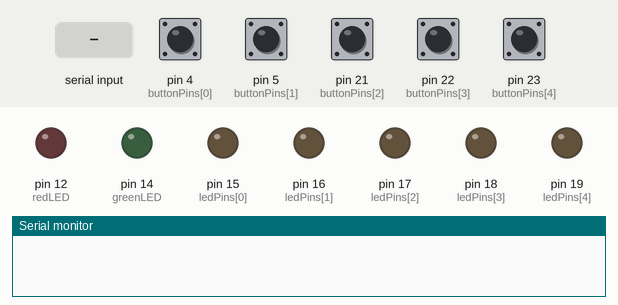
Bench run of a sketch on a simulated Arduino Mega 2560, built with avr-gcc and run on an emulated ATmega2560. Shown: output pins drawn as LEDs (lit = HIGH), the last lines printed to the serial monitor. Dashed ring = blinking. The inputs (shaded band) are chosen by the test bench; at power-on: pin 4 (buttonPins[0]), pin 5 (buttonPins[1]), pin 21 (buttonPins[2]), pin 22 (buttonPins[3]), pin 23 (buttonPins[4]) HIGH.

Above: at 1.2 s.
1.3 s: "M\n" received over Serial
At 3.1 s:
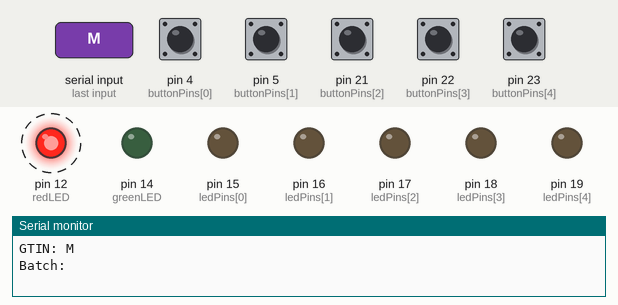
4.3 s: byte 10 ('\n') received over Serial
At 5.3 s:
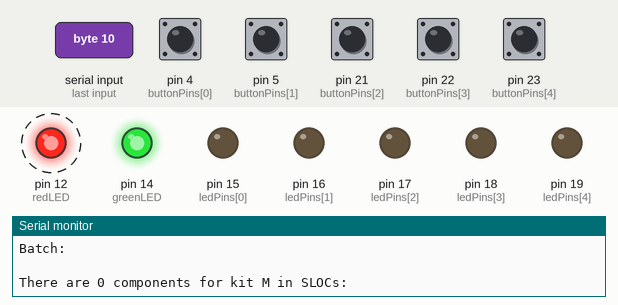
7.3 s: "1\n" received over Serial
At 9.4 s:
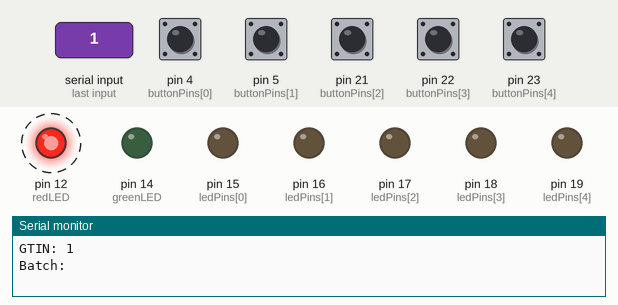
10.3 s: "0\n" received over Serial
At 11.8 s:
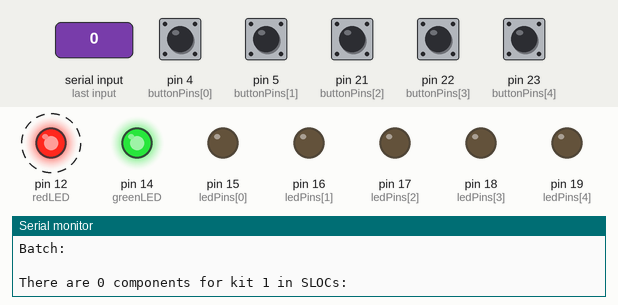
Timing chart, 0 to 14.3 s (numbered marks = the images above; inputs shaded):
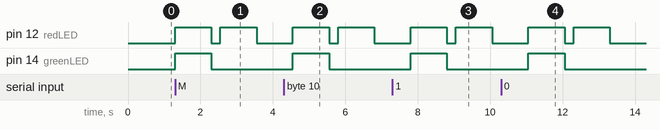

Measured:
- after the input at 1.3 s, pin 12 (redLED): alternates HIGH for 1.0 s and LOW for 0.25 s, starting at once; pin 14 (greenLED): LOW → HIGH at once, → LOW 1.0 s later
- after the input at 4.3 s, pin 12 (redLED): alternates HIGH for 1.0 s and LOW for 0.25 s, starting after 0.25 s; pin 14 (greenLED): LOW → HIGH after 0.25 s, → LOW 1.0 s later
- after the input at 7.3 s, pin 12 (redLED): alternates HIGH for 1.0 s and LOW for 0.25 s, starting after 0.50 s; pin 14 (greenLED): LOW → HIGH after 0.50 s, → LOW 1.0 s later
- after the input at 10.3 s, pin 12 (redLED): alternates HIGH for 1.0 s and LOW for 0.25 s, starting after 0.75 s; pin 14 (greenLED): LOW → HIGH after 0.75 s, → LOW 1.0 s later

The sketch:

__FINAL.ino
```cpp
// Tested with Adesso NuScan 5200TU
// 0076300342210 (Breakout Box) and 00763000533052 (Side ACC kit) Barcode configuration testing
// Jonah Kelley

const int greenLED = 14;
const int redLED = 12;
const int ledPins[] = {15, 16, 17, 18, 19}; // SLOCs, need to make some sort of directory, expand to have multiple LEDs from same pins
int SLOCTest[sizeof(ledPins)];
const int buttonPins[] = {4, 5, 21, 22, 23};
const int numLeds = sizeof(ledPins) / sizeof(ledPins[0]);
int buttonState[numLeds];
int litSLOCs[numLeds];
int pressedLeds = 0;
int litLeds = 0;
int savedLitLeds = 0;
int matchedKitIndex = -1;
int rem = 0;
//int SLOC = 2999; // temporary
//int savedSLOC = 2999;
String barcode = "";
String savedBarcode = "";
String GTIN = "";
String Batch = "";

struct KitConfig {
  String serial;
  bool leds[numLeds];
  String GTINs[numLeds];
  int SLOCs[numLeds];
};

KitConfig kitConfigs[] = {
  { "123456", { 0, 1, 1, 1, 1 }},
  { "55555P", { 1, 1, 0, 0, 0 }},
  { "00763000533052", { 1, 1, 1, 1, 1 }, { "00763000340285", "00763000340292", "00763000342210", "00763000351854", "00763000379094" }, { 3000, 4239, 3024, 3044, 4827}}, // Side ACC kit, random nums for SLOCs to test
  { "00763000342210", { 1, 1, 0, 0, 0 }, { "M014704C001", "M704430B020"}, {3000, 4239}} // Breakout Box
};

const int numKits = sizeof(kitConfigs) / sizeof(kitConfigs[0]);

void setup() {
  pinMode(greenLED, OUTPUT);
  pinMode(redLED, OUTPUT);
  for (int i = 0; i < numLeds; i++){
    pinMode(ledPins[i], OUTPUT);
    pinMode(buttonPins[i], INPUT_PULLUP);
  }
  Serial.begin(115200); // initialize, change to 115200 according to YT video?
}

void loop() {
  if (Serial.available()) { // check if there is serial input
    char num = Serial.read(); // read serial input
    if (isAlphaNumeric(num)) { // if barcode is alphanumeric
      barcode += num;
    }

    if (num == '\n') {
      digitalWrite(greenLED, HIGH); // turn on LED
      digitalWrite(redLED, HIGH);

      delay(1000);

      digitalWrite(greenLED, LOW); // turn off LED
      digitalWrite(redLED, LOW);
      delay(250);

      if (barcode.length() > 14){
        GTIN = barcode.substring(2, 16); // specific to 2210
        Batch = barcode.substring(18); // specific to 2210
      } else { // if they only scan GTIN, I didnt test these
        GTIN = barcode;
      }

      Serial.println(" ");
      Serial.print("Recieved: ");
      Serial.println(barcode);

      Serial.print("GTIN: ");
      Serial.println(GTIN);

      Serial.print("Batch: ");
      Serial.println(Batch);

      Serial.println(" ");

      processBarcode(GTIN);

      Serial.print("There are ");
      Serial.print(litLeds); // CONSTRAINTS: Assigns digital arduino pin to SLOC so amount of SLOCs is limited, this way might need multiple IO panels with different SLOCs coded - same problem as JAX
      Serial.print(" components for kit "); // Also assumes that all GTINs come from separate SLOCs
      Serial.print(GTIN);

      savedBarcode = GTIN;

      barcode = "";
      Serial.println(" in SLOCs: "); // UPDATE: Display quantity of same GTIN in same SLOC for picker to see how many they need to pick, still press button once

      if (matchedKitIndex != -1) {
        for (int i = 0; i < numLeds; i++) {
          if (kitConfigs[matchedKitIndex].leds[i]) {
            Serial.print(kitConfigs[matchedKitIndex].SLOCs[i]); // placeholder SLOCs to be replaced
            String M = kitConfigs[matchedKitIndex].GTINs[i];
            if (M.charAt(0) == 'M'){
              Serial.print(" - M Part: ");
            } else {
              Serial.print(" - GTIN: ");
            }
            // Serial.print(" - GTIN / M Part: ");
            Serial.print(kitConfigs[matchedKitIndex].GTINs[i]);
            Serial.println(", Batch: _____"); // batch from SAP, multiple batches shown?
          }
          Serial.println(" ");
        }
      }

      savedLitLeds = litLeds;
      rem = litLeds - 1;
      GTIN = "";
      Batch = "";
      litLeds = 0; // reset so it doesn't add to the previous scan
    }
  }
  for (int i = 0; i < numKits; i++){
    for (int j = 0; j < numLeds; j++){
      if (digitalRead(buttonPins[j]) == LOW){
        if (buttonState[j] == 0 && litSLOCs[j] == 1){  // button hasn't been pressed AND is lit
          digitalWrite(ledPins[j], LOW);
          if (matchedKitIndex != -1) {
            Serial.print(rem);
            rem = rem - 1;
            Serial.println(" components remaining");
            String M = kitConfigs[matchedKitIndex].GTINs[j];
            if (M.charAt(0) == 'M'){
              Serial.print("M Part ");
            } else{
              Serial.print("GTIN ");
            }
            // Serial.print("GTIN / M Part ");
            Serial.print(kitConfigs[matchedKitIndex].GTINs[j]);
            Serial.print(" consumed from SLOC "); // UPDATE TO SHOW COMPONENT GTIN SOMEHOW
            Serial.println(kitConfigs[matchedKitIndex].SLOCs[j]); // UPDATE just goes in order, figure out how to assign slocs to button presses
            Serial.println(" ");
          }
          buttonState[j] = 1;
          litSLOCs[j] = 0; // reset for next scans
          pressedLeds = pressedLeds + 1;
          if (pressedLeds == savedLitLeds){
            delay(250);
            Serial.println(" ");
            Serial.print("Picking complete. All ");
            Serial.print(savedLitLeds);
            Serial.print(" components for GTIN ");
            Serial.print(savedBarcode);
            Serial.println(" consumed.");
            Serial.println("=====================================================================================================================================================================================================");
            pressedLeds = 0;
            savedLitLeds = 0;
            matchedKitIndex = -1;
          }
        }
      }
    }
  }

  for (int i = 0; i < numLeds; i++){
    buttonState[i] = 0; // reset for next scans
  }
}

void processBarcode(const String& GTIN) {
  bool kitFound = false;
  for (int i = 0; i < numKits; i++) {
    if (GTIN == kitConfigs[i].serial) {
      lightUpKitComponents(kitConfigs[i]);
      matchedKitIndex = i;
      kitFound = true;
      break;
    }
  }
  if (kitFound == false) {
    turnOffAllLeds();
    digitalWrite(redLED, HIGH); // turn on red LED for invalid barcode
    delay(1000);
    digitalWrite(redLED, LOW); // turn off red LED
    delay(1000);
    //turnOffAllLeds();
  } else {
    digitalWrite(greenLED, HIGH); // turn on green LED for valid barcode
    delay(1000);
    digitalWrite(greenLED, LOW); // turn off green LED
    delay(1000);
    //delay(4000);
    //turnOffAllLeds();
  }
}

void lightUpKitComponents(const KitConfig& kitConfig) {
  for (int i = 0; i < numLeds; i++) {
    if (kitConfig.leds[i]) {
      digitalWrite(ledPins[i], HIGH); // light LED if coded for that barcode to light
      litSLOCs[i] = 1; // stores which LEDs are lit
      litLeds = litLeds + 1;
    } else {
      digitalWrite(ledPins[i], LOW); // keep LED unlit if not in scope of barcode
    }
  }
}

void turnOffAllLeds() {
  for (int i = 0; i < numLeds; i++) {
    digitalWrite(ledPins[i], LOW);
  }
}
```
